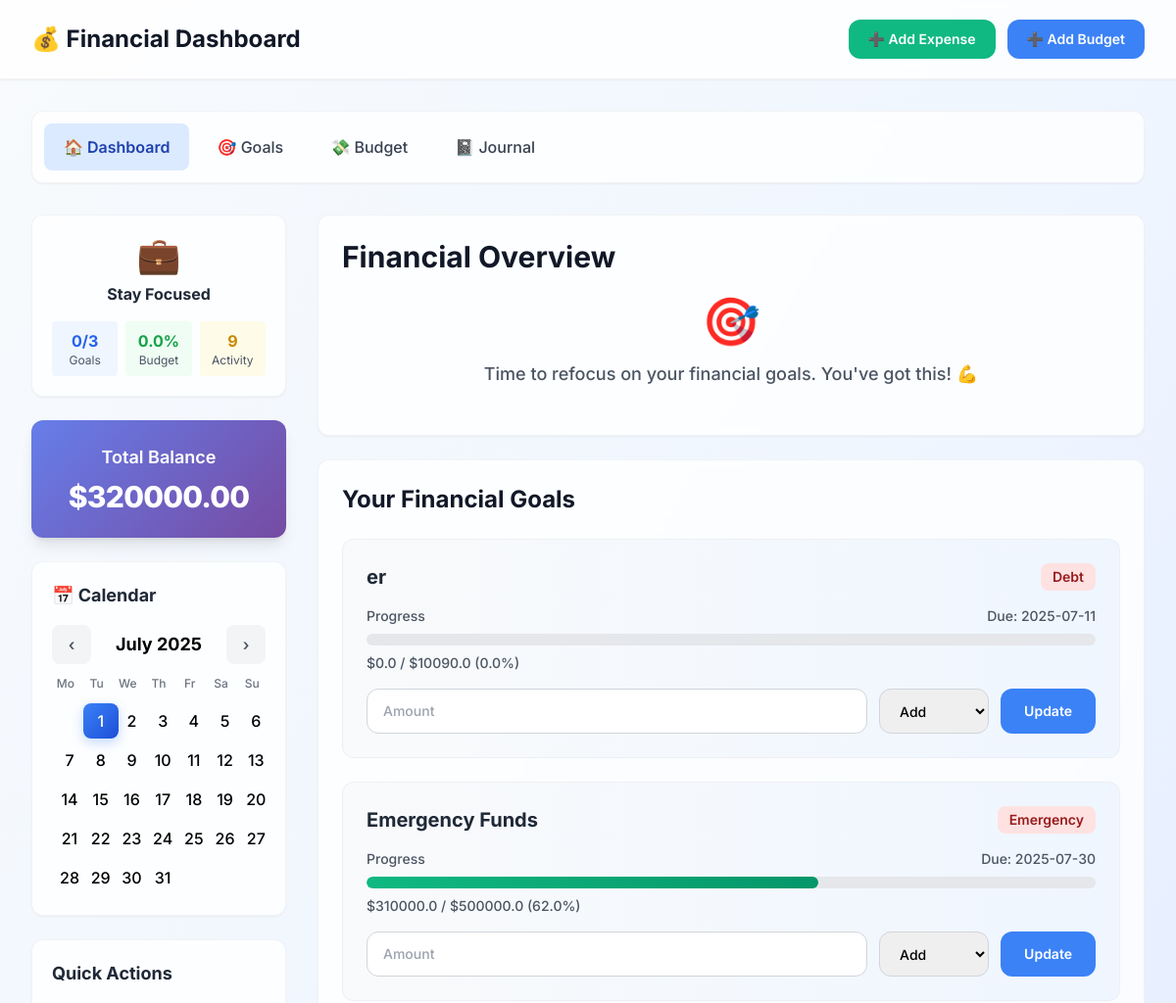
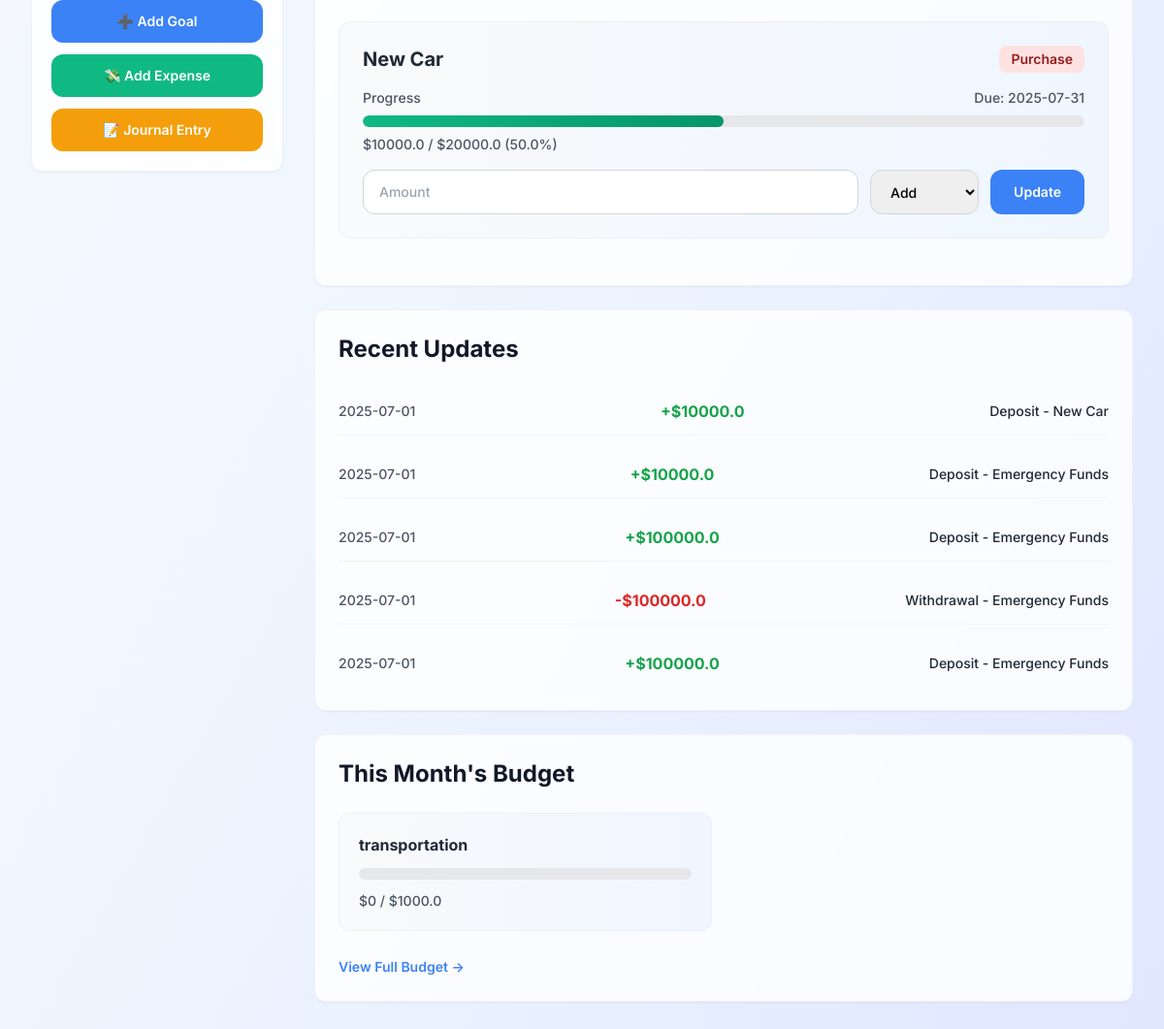
The app's page /, older data (2 pictures, top to bottom).
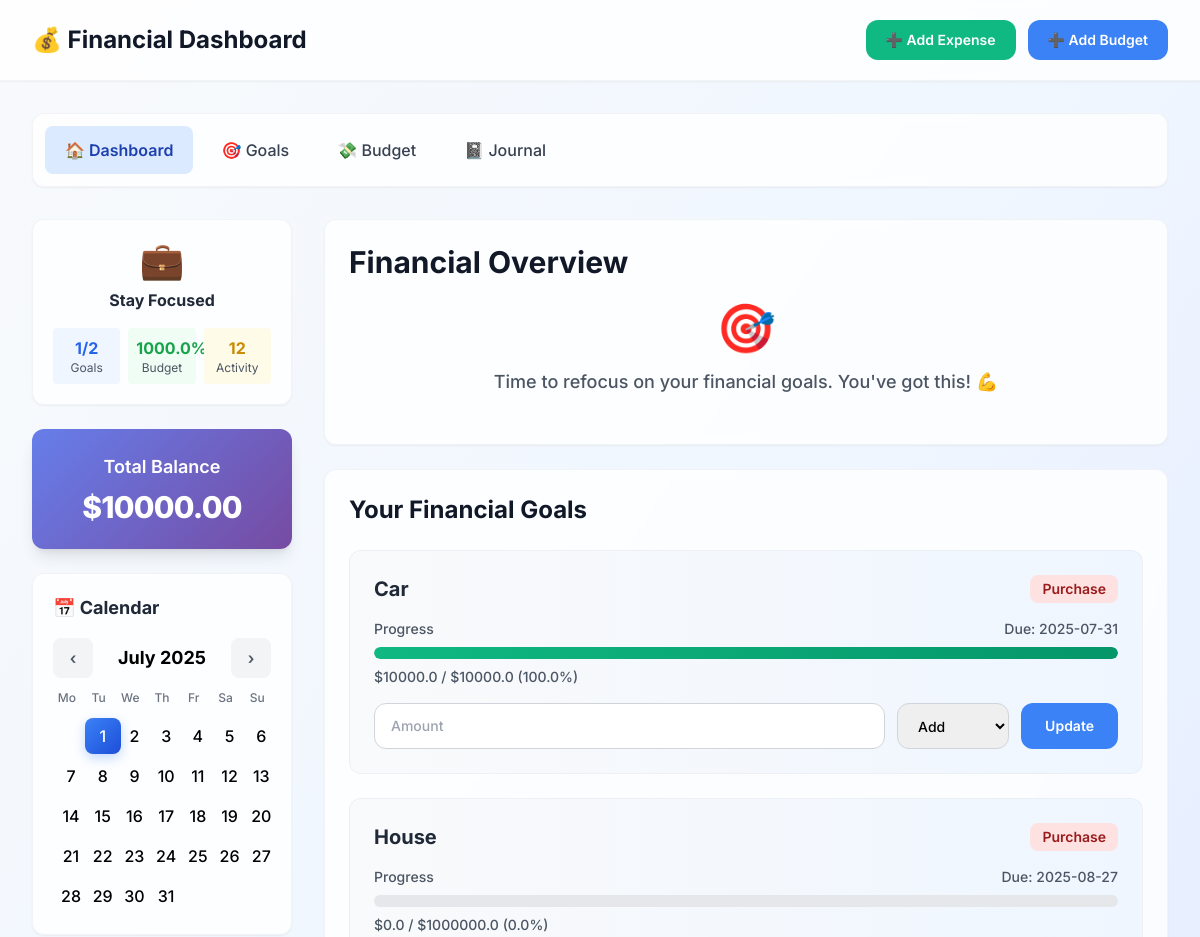
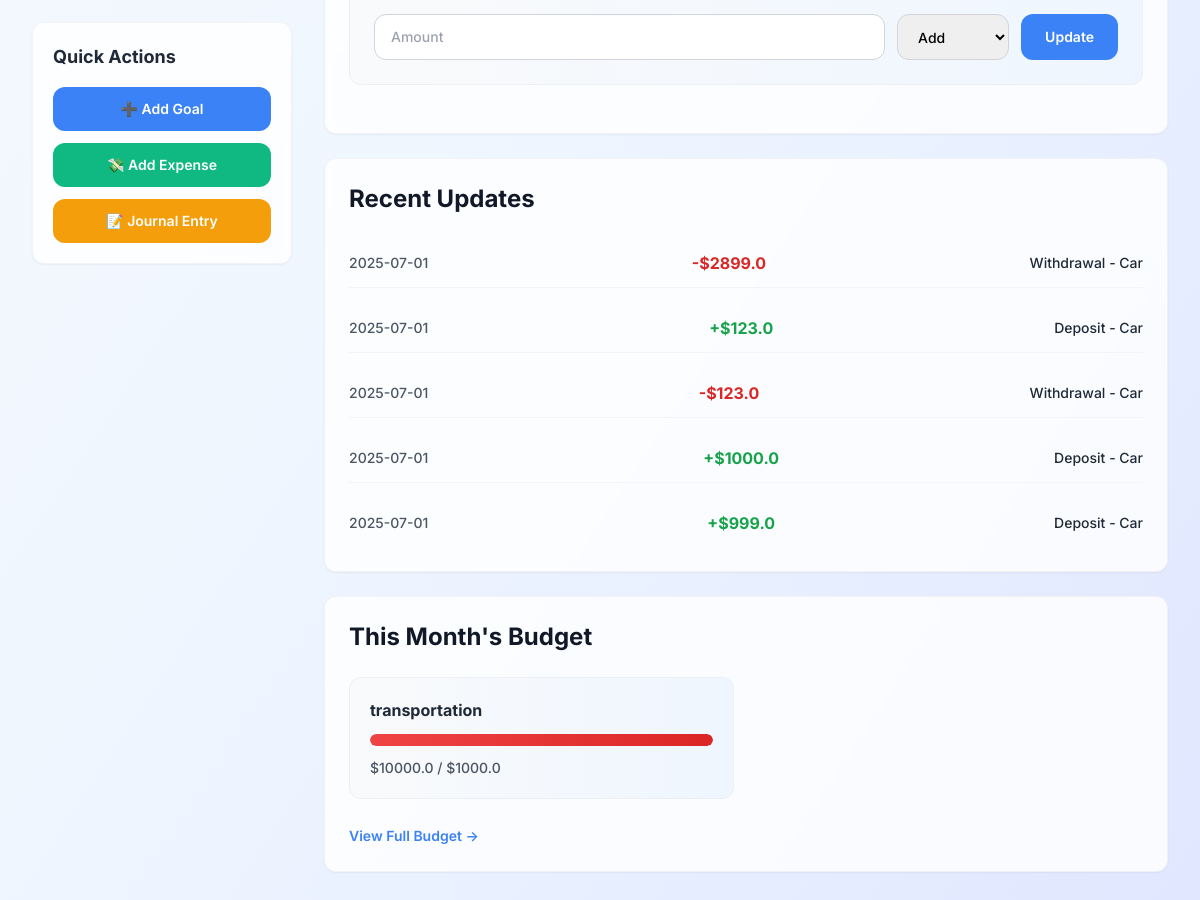
The same page, newer data (2 pictures, top to bottom).
### tables this page shows
CREATE TABLE financial_goals (
            id INTEGER PRIMARY KEY AUTOINCREMENT,
            name TEXT NOT NULL,
            target_amount REAL NOT NULL,
            current_amount REAL DEFAULT 0,
            deadline TEXT NOT NULL,
            category TEXT NOT NULL,
            description TEXT,
            created_at DATETIME DEFAULT CURRENT_TIMESTAMP
        );

CREATE TABLE transactions (
            id INTEGER PRIMARY KEY AUTOINCREMENT,
            goal_id INTEGER NOT NULL,
            amount REAL NOT NULL,
            type TEXT NOT NULL,  -- 'deposit' or 'withdrawal'
            date TEXT NOT NULL,
            note TEXT,
            FOREIGN KEY(goal_id) REFERENCES financial_goals(id)
        );

CREATE TABLE budgets (
            id INTEGER PRIMARY KEY AUTOINCREMENT,
            month TEXT NOT NULL,
            category TEXT NOT NULL,
            planned_amount REAL NOT NULL,
            spent_amount REAL DEFAULT 0,
            created_at DATETIME DEFAULT CURRENT_TIMESTAMP
        );

### app.py (the view)
@app.route('/')
def home():
    today = datetime.now().strftime('%Y-%m-%d')
    with sqlite3.connect('finance.db') as conn:
        cursor = conn.cursor()
        cursor.execute("""
            SELECT g.*,
                   (SELECT COUNT(*) FROM transactions WHERE goal_id = g.id) as transaction_count,
                   (g.current_amount / g.target_amount * 100) as progress_percent
            FROM financial_goals g
            ORDER BY deadline ASC
        """)
        goals = cursor.fetchall()
        total_balance = sum(goal[3] for goal in goals)  # goal[3] is current_amount
        goals_total = len(goals)
        goals_completed = sum(1 for goal in goals if goal[3] >= goal[2])  # current >= target
        cursor.execute("""
            SELECT t.date, t.amount, t.type, g.name
            FROM transactions t
            JOIN financial_goals g ON t.goal_id = g.id
            ORDER BY t.date DESC, t.id DESC LIMIT 5
        """)
        recent_transactions = cursor.fetchall()
        cursor.execute("""
            SELECT COUNT(*) FROM transactions
            WHERE date >= date('now', '-7 days')
        """)
        recent_activity_count = cursor.fetchone()[0]
        current_month = today[:7]
        cursor.execute("""
            SELECT DISTINCT strftime('%d', date)
            FROM journal
            WHERE strftime('%Y-%m', date) = ?
        """, (current_month,))
        days_with_entries = [int(day[0]) for day in cursor.fetchall()]
        cursor.execute("""
            SELECT b.category, b.planned_amount,
                   COALESCE(SUM(e.amount), 0) as spent_amount,
                   (COALESCE(SUM(e.amount), 0) / b.planned_amount * 100) as spent_percent
            FROM budgets b
            LEFT JOIN expenses e ON b.id = e.budget_id
            WHERE b.month = ?
            GROUP BY b.id, b.category, b.planned_amount
        """, (current_month,))
        budget_overview = cursor.fetchall()
        if budget_overview:
            budget_status = sum(budget[3] for budget in budget_overview) / len(budget_overview)
        else:
            budget_status = 0
        goal_score = (goals_completed / goals_total * 100) if goals_total > 0 else 0
        if goal_score >= 80 and budget_status <= 90:
            status_icon = "🔥"
            status_text = "On Fire!"
        elif goal_score >= 60 and budget_status <= 100:
            status_icon = "✨"
            status_text = "Looking Good"
        elif goal_score >= 40 or budget_status <= 120:
            status_icon = "👀"
            status_text = "Stay Focused"
        else:
            status_icon = "💀"
            status_text = "Need Help"
    return render_template('index.html',
                          goals=goals,
                          transactions=recent_transactions,
                          budget_overview=budget_overview,
                          goal_score=goal_score,
                          entry_days=days_with_entries,  # <-- pass to template
                          current_date=today,
                          total_balance=total_balance,
                          goals_completed=goals_completed,
                          goals_total=goals_total,
                          budget_status=round(budget_status, 1),
                          recent_activity_count=recent_activity_count,
                          status_icon=status_icon,
                          status_text=status_text)

### templates/index.html (shortened to what the changed rows need)
<!DOCTYPE html>
<html lang="en">
<head>
    <script src="https://cdn.tailwindcss.com"></script>
</head>
<body class="bg-gradient-to-br from-slate-50 via-blue-50 to-indigo-100 min-h-screen">
    <div class="bg-white/80 backdrop-blur-sm shadow-sm border-b border-gray-200/50">
        <div class="max-w-7xl mx-auto px-4 sm:px-6 lg:px-8">
            <div class="flex justify-between items-center py-5">
                <h1 class="text-2xl font-bold text-gray-900 flex items-center gap-3">
                    💰 Financial Dashboard
                </h1>
            </div>
        </div>
    </div>
    <div class="max-w-7xl mx-auto px-4 sm:px-6 lg:px-8 py-8">
        <div class="grid grid-cols-1 lg:grid-cols-4 gap-8">
            <aside class="lg:col-span-1">
                <div class="bg-white/80 backdrop-blur-sm rounded-xl shadow-sm p-5 mb-6 border border-gray-200/50">
                    <div class="financial-status-overview">
                        <div class="grid grid-cols-3 gap-2 text-center">
                            <div class="bg-blue-50 p-2 rounded">
                                <div class="font-bold text-blue-600" id="sidebar-goals-completed">{{ goals_completed|default(0) }}/{{ goals_total|default(1) }}</div>
                                <div class="text-xs text-gray-600">Goals</div>
                            </div>
                            <div class="bg-green-50 p-2 rounded">
                                <div class="font-bold text-green-600" id="sidebar-budget-status">{{ budget_status|default(1) }}%</div>
                                <div class="text-xs text-gray-600">Budget</div>
                            </div>
                            <div class="bg-yellow-50 p-2 rounded">
                                <div class="font-bold text-yellow-600" id="sidebar-recent-activity">{{ recent_activity_count|default(4) }}</div>
                                <div class="text-xs text-gray-600">Activity</div>
                            </div>
                        </div>
                    </div>
                </div>
                <div class="balance-card text-white rounded-xl shadow-lg p-6 mb-6 flex flex-col items-center">
                    <div class="text-lg font-semibold mb-2">Total Balance</div>
                    <div class="text-3xl font-extrabold tracking-tight">${{ '%.2f' % (total_balance | default(0) | float) }}</div>
                </div>
            </aside>
            <main class="lg:col-span-3">
                <div class="bg-white/80 backdrop-blur-sm rounded-xl shadow-sm p-6 mb-6 border border-gray-200/50">
                    <h2 class="text-3xl font-bold text-gray-900 mb-6">Financial Overview</h2>
                </div>
                <section class="bg-white/80 backdrop-blur-sm rounded-xl shadow-sm p-6 mb-6 border border-gray-200/50">
                    <h2 class="text-2xl font-bold text-gray-900 mb-6">Your Financial Goals</h2>
                    <div id="goals-container">
                        {% if goals %}
                        {% for goal in goals %}
                        <div class="goal-card bg-gradient-to-r from-gray-50 to-blue-50 p-6 rounded-xl mb-6 border border-gray-200/50">
                            <div class="flex justify-between items-start mb-4">
                                <h3 class="text-xl font-bold text-gray-800">{{ goal[1] }}</h3>
                                <span class="px-3 py-1 bg-red-100 text-red-800 text-sm font-semibold rounded-lg">{{ goal[5]|title }}</span>
                            </div>
                            <div class="mb-4">
                                <div class="flex justify-between text-sm text-gray-600 mb-2 font-medium">
                                    <span>Progress</span>
                                    <span>Due: {{ goal[4] }}</span>
                                </div>
                                <div class="progress-container w-full bg-gray-200 rounded-full h-3">
                                    {% set percent = (goal[3]/goal[2]*100) %}
                                    {% if percent < 0 or percent > 120 %}
                                        <div class="progress-fill h-3 rounded-full" style="width: 100%; background: linear-gradient(90deg, #ef4444, #dc2626);"></div>
                                    {% elif percent > 100 %}
                                        <div class="progress-fill h-3 rounded-full" style="width: {{ percent|round(1) ~ '%' }}; background: #f59e0b;"></div>
                                    {% else %}
                                        <div class="progress-fill h-3 rounded-full" style="width: {{ percent|round(1) ~ '%' }};"></div>
                                    {% endif %}
                                </div>
                                <div class="text-sm text-gray-600 mt-2 font-medium">${{ goal[3]|round(2) }} / ${{ goal[2]|round(2) }} ({{ (goal[3]/goal[2]*100)|round(1) }}%)</div>
                            </div>
                            <form class="update-form flex gap-3" data-goal-id="{{ goal[0] }}">
                                <input type="number" step="0.01" name="amount" placeholder="Amount"
                                       class="flex-1 px-4 py-3 border border-gray-300 rounded-xl text-sm font-medium focus:ring-2 focus:ring-blue-500 focus:border-blue-500" required>
                                <select name="type" class="px-4 py-3 border border-gray-300 rounded-xl text-sm font-medium focus:ring-2 focus:ring-blue-500 focus:border-blue-500" required>
                                    <option value="deposit">Add</option>
                                </select>
                                <button type="submit" class="bg-primary text-white px-6 py-3 rounded-xl text-sm font-semibold hover:bg-blue-600 transition-colors">
                                    Update
                                </button>
                            </form>
                        </div>
                        {% endfor %}
                        {% else %}
                        <div class="text-center text-gray-500 py-8">
                            <div class="text-4xl mb-3">🎯</div>
                            <p class="text-lg font-medium">No financial goals yet.</p>
                        </div>
                        {% endif %}
                    </div>
                </section>
                <section class="bg-white/80 backdrop-blur-sm rounded-xl shadow-sm p-6 mb-6 border border-gray-200/50">
                    <h2 class="text-2xl font-bold text-gray-900 mb-6">Recent Updates</h2>
                    <div class="space-y-4" id="transactions-list">
                        {% if transactions %}
                        {% for tx in transactions %}
                        <div class="flex justify-between items-center py-3 border-b border-gray-100{% if loop.last %} border-b-0{% endif %}">
                            <span class="text-sm text-gray-600 font-medium">{{ tx[0] }}</span>
                            <span class="font-bold {% if tx[2] == 'deposit' %}text-green-600{% else %}text-red-600{% endif %}">
                                {% if tx[2] == 'deposit' %}+{% else %}-{% endif %}${{ tx[1]|abs|round(2) }}
                            </span>
                            <span class="text-sm text-gray-800 font-medium">{{ tx[2]|capitalize }} - {{ tx[3] }}</span>
                        </div>
                        {% endfor %}
                        {% else %}
                        <div class="text-center text-gray-500 py-8">
                            <div class="text-4xl mb-3">📊</div>
                            <p class="text-lg font-medium">No recent transactions.</p>
                        </div>
                        {% endif %}
                    </div>
                </section>
                <section class="bg-white/80 backdrop-blur-sm rounded-xl shadow-sm p-6 border border-gray-200/50">
                    <h2 class="text-2xl font-bold text-gray-900 mb-6">This Month's Budget</h2>
                    <div class="grid grid-cols-1 md:grid-cols-2 gap-6">
                        {% if budget_overview and budget_overview|length > 0 %}
                            {% for budget in budget_overview %}
                            <div class="p-5 bg-gradient-to-r from-gray-50 to-blue-50 rounded-xl border border-gray-200/50">
                                <h4 class="font-bold text-gray-800 mb-3">{{ budget[0] }}</h4>
                                <div class="progress-container w-full bg-gray-200 rounded-full h-3 mb-3">
                                    {% set percent = budget[3] %}
                                    {% if percent < 0 or percent > 120 %}
                                        <div class="progress-fill h-3 rounded-full" style="width: 100%; background: linear-gradient(90deg, #ef4444, #dc2626);"></div>
                                    {% elif percent > 100 %}
                                        <div class="progress-fill h-3 rounded-full" style="width: {{ percent|round(1) ~ '%' }}; background: #f59e0b;"></div>
                                    {% else %}
                                        <div class="progress-fill h-3 rounded-full" style="width: {{ percent|round(1) ~ '%' }};"></div>
                                    {% endif %}
                                </div>
                                <p class="text-sm text-gray-600 font-medium">${{ budget[2]|round(2) }} / ${{ budget[1]|round(2) }}</p>
                            </div>
                            {% endfor %}
                        {% else %}
                        <div class="text-center text-gray-500 py-8 col-span-2">
                            <div class="text-4xl mb-3">💸</div>
                            <p class="text-lg font-medium">No budget data for this month.</p>
                        </div>
                        {% endif %}
                    </div>
                </section>
            </main>
        </div>
    </div>
</body>
</html>

Row changes from the older to the newer data that the page shows:
removed financial_goals: name "er", category "Debt", deadline "2025-07-11", current_amount "0.0", target_amount "10090.0", (goal[3]/goal[2]*100)|round(1) "0.0"
removed financial_goals: name "Emergency Funds", category "Emergency", deadline "2025-07-30", current_amount "310000.0", target_amount "500000.0", (goal[3]/goal[2]*100)|round(1) "62.0"
removed financial_goals: name "New Car", category "Purchase", deadline "2025-07-31", current_amount "10000.0", target_amount "20000.0", (goal[3]/goal[2]*100)|round(1) "50.0"
removed transactions: date "2025-07-01", amount "10000.0", type "Deposit", name "New Car"
removed transactions: date "2025-07-01", amount "10000.0", type "Deposit", name "Emergency Funds"
removed transactions: date "2025-07-01", amount "100000.0", type "Deposit", name "Emergency Funds"
removed transactions: date "2025-07-01", amount "100000.0", type "Withdrawal", name "Emergency Funds"
removed transactions: date "2025-07-01", amount "100000.0", type "Deposit", name "Emergency Funds"
added financial_goals: name "Car", category "Purchase", deadline "2025-07-31", current_amount "10000.0", target_amount "10000.0", (goal[3]/goal[2]*100)|round(1) "100.0"
added financial_goals: name "House", category "Purchase", deadline "2025-08-27", current_amount "0.0", target_amount "1000000.0", (goal[3]/goal[2]*100)|round(1) "0.0"
added transactions: date "2025-07-01", amount "2899.0", type "Withdrawal", name "Car"
added transactions: date "2025-07-01", amount "123.0", type "Deposit", name "Car"
added transactions: date "2025-07-01", amount "123.0", type "Withdrawal", name "Car"
added transactions: date "2025-07-01", amount "1000.0", type "Deposit", name "Car"
added transactions: date "2025-07-01", amount "999.0", type "Deposit", name "Car"
computed for budgets "transportation": budget "0" → "10000.0"
Text that changed along with them:
{{ goals_completed|default(0) }}: "0" → "1"
{{ goals_total|default(1) }}: "3" → "2"
{{ budget_status|default(1) }}: "0.0" → "1000.0"
{{ recent_activity_count|default(4) }}: "9" → "12"
{{ '%.2f' % (total_balance | default(0) | float) }}: "320000.00" → "10000.00"
